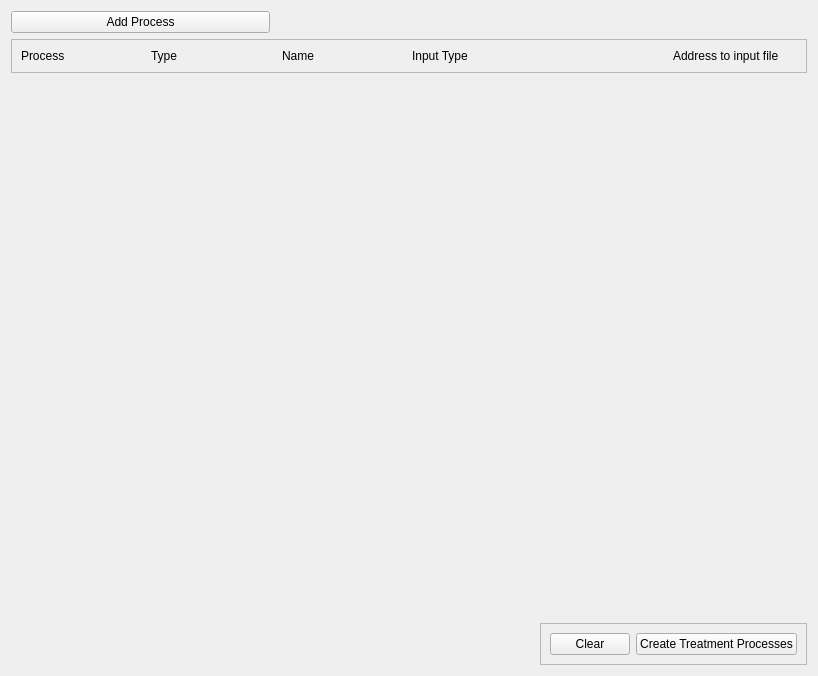
                <widget class="QWidget" name="Treatment_process">
                 <property name="geometry">
                  <rect>
                   <x>0</x>
                   <y>0</y>
                   <width>818</width>
                   <height>676</height>
                  </rect>
                 </property>
                 <attribute name="label">
                  <string>Treatment Processes</string>
                 </attribute>
                 <layout class="QGridLayout" name="gridLayout_90">
                  <item row="3" column="0" colspan="2">
                   <spacer name="horizontalSpacer_10">
                    <property name="orientation">
                     <enum>Qt::Horizontal</enum>
                    </property>
                    <property name="sizeHint" stdset="0">
                     <size>
                      <width>40</width>
                      <height>20</height>
                     </size>
                    </property>
                   </spacer>
                  </item>
                  <item row="0" column="0">
                   <widget class="QPushButton" name="Add_process">
                    <property name="sizePolicy">
                     <sizepolicy hsizetype="Preferred" vsizetype="Fixed">
                      <horstretch>0</horstretch>
                      <verstretch>0</verstretch>
                     </sizepolicy>
                    </property>
                    <property name="text">
                     <string>Add Process</string>
                    </property>
                    <property name="icon">
                     <iconset resource="PyWOLF_Resource.qrc">
                      <normaloff>:/ICONS/PySWOLF_ICONS/ADD.png</normaloff>:/ICONS/PySWOLF_ICONS/ADD.png</iconset>
                    </property>
                   </widget>
                  </item>
                  <item row="2" column="1">
                   <spacer name="verticalSpacer">
                    <property name="orientation">
                     <enum>Qt::Vertical</enum>
                    </property>
                    <property name="sizeHint" stdset="0">
                     <size>
                      <width>20</width>
                      <height>40</height>
                     </size>
                    </property>
                   </spacer>
                  </item>
                  <item row="3" column="2">
                   <widget class="QFrame" name="frame_36">
                    <property name="frameShape">
                     <enum>QFrame::StyledPanel</enum>
                    </property>
                    <property name="frameShadow">
                     <enum>QFrame::Raised</enum>
                    </property>
                    <layout class="QHBoxLayout" name="horizontalLayout">
                     <item>
                      <widget class="QPushButton" name="Treat_process_Clear">
                       <property name="text">
                        <string>Clear</string>
                       </property>
                       <property name="icon">
                        <iconset resource="PyWOLF_Resource.qrc">
                         <normaloff>:/ICONS/PySWOLF_ICONS/Remove.png</normaloff>:/ICONS/PySWOLF_ICONS/Remove.png</iconset>
                       </property>
                      </widget>
                     </item>
                     <item>
                      <widget class="QPushButton" name="Create_Treat_prc_dict">
                       <property name="minimumSize">
                        <size>
                         <width>150</width>
                         <height>0</height>
                        </size>
                       </property>
                       <property name="text">
                        <string>Create Treatment Processes</string>
                       </property>
                       <property name="icon">
                        <iconset resource="PyWOLF_Resource.qrc">
                         <normaloff>:/ICONS/PySWOLF_ICONS/Create.png</normaloff>:/ICONS/PySWOLF_ICONS/Create.png</iconset>
                       </property>
                      </widget>
                     </item>
                    </layout>
                   </widget>
                  </item>
                  <item row="0" column="1" colspan="2">
                   <spacer name="horizontalSpacer_11">
                    <property name="orientation">
                     <enum>Qt::Horizontal</enum>
                    </property>
                    <property name="sizeHint" stdset="0">
                     <size>
                      <width>40</width>
                      <height>20</height>
                     </size>
                    </property>
                   </spacer>
                  </item>
                  <item row="1" column="0" colspan="3">
                   <widget class="QFrame" name="frame_Process_treatment">
                    <property name="frameShape">
                     <enum>QFrame::StyledPanel</enum>
                    </property>
                    <property name="frameShadow">
                     <enum>QFrame::Raised</enum>
                    </property>
                    <layout class="QGridLayout" name="gridLayout_59">
                     <item row="0" column="0">
                      <widget class="QLabel" name="label">
                       <property name="text">
                        <string>Process</string>
                       </property>
                      </widget>
                     </item>
                     <item row="0" column="1">
                      <widget class="QLabel" name="label_2">
                       <property name="text">
                        <string>Type</string>
                       </property>
                       <property name="alignment">
                        <set>Qt::AlignLeading|Qt::AlignLeft|Qt::AlignVCenter</set>
                       </property>
                      </widget>
                     </item>
                     <item row="0" column="2">
                      <widget class="QLabel" name="label_4">
                       <property name="text">
                        <string>Name</string>
                       </property>
                      </widget>
                     </item>
                     <item row="0" column="3">
                      <widget class="QLabel" name="label_3">
                       <property name="text">
                        <string>Input Type</string>
                       </property>
                      </widget>
                     </item>
                     <item row="0" column="4">
                      <widget class="QLabel" name="label_62">
                       <property name="text">
                        <string/>
                       </property>
                      </widget>
                     </item>
                     <item row="0" column="5">
                      <widget class="QLabel" name="label_6">
                       <property name="text">
                        <string>Address to input file</string>
                       </property>
                      </widget>
                     </item>
                    </layout>
                   </widget>
                  </item>
                 </layout>
                </widget>
